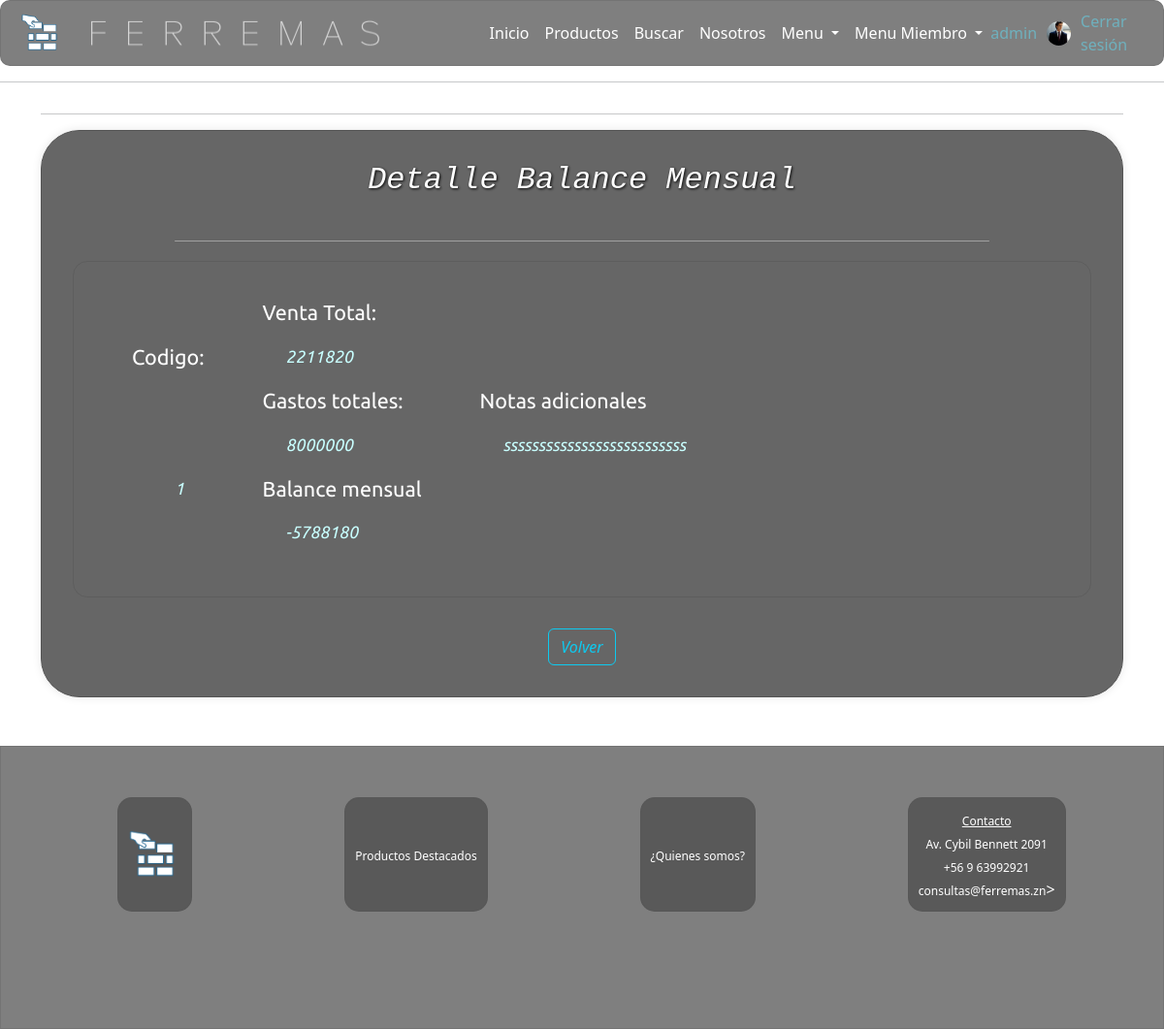
Page /balance/1/ (signed in) on the committed database.
### core/models.py (models this page shows, shortened)
class CustomUser(AbstractUser):
    pic = models.ImageField(upload_to='profile_pics', null=True, blank=True, default='profile_pics/default.png')
    is_staff=models.BooleanField(default=False)
    tipo = models.CharField(max_length=20,
        choices=(
            ('cliente', 'Cliente'),
            ('vendedor', 'Vendedor'),
            ('bodeguero', 'Bodeguero'),
            ('contador', 'Contador'),
            ('administrador', 'Administrador'),
        ),default='Cliente',verbose_name='Tipo')
    bio = models.TextField(verbose_name='biografia', default='', null=True, blank=True)

class BalanceMensual(models.Model):
    id=models.AutoField(primary_key=True, verbose_name='idBalanceMensual')
    fecha=models.DateTimeField(auto_now_add=True, null=True, verbose_name='Fecha')
    totalVentas=models.IntegerField(default=0, null=True, blank=True, editable=False, verbose_name='TotalVentas')
    gastos=models.IntegerField(default=0, null=True, blank=True, editable=True, verbose_name='Gastos')
    BalanceMensual=models.IntegerField(default=0, null=True, blank=True, editable=False, verbose_name='BalanceMensual')
    notas=models.TextField(verbose_name='Notas', null=True, blank=True)

### core/views.py (the view)
# urls.py: path('balance/<int:id>/', views.balance,name="balance"),
def balance(request, id):
    if request.user.is_authenticated:
        balance = get_object_or_404(BalanceMensual, id=id)
    else:
        messages.error(request, "Debes iniciar sesión para ver tus compras.")
        return redirect('index')
    return render(request, 'balance.html', {'bal':balance})

### core/context_processor.py (called while the page is built)
def total_carrito(request):
    total=0
    if request.user.is_authenticated:
        try:
            carrito = request.session['carrito']
            if "carrito" in request.session:
                for key, value in carrito.items():
                    total+=(int(value["precio"]))*(value["cantidad"])
        except:
            total=0
    return {'total_carrito':int(total)}

### core/templates/balance.html
{% extends "base.html" %}
{% load static %}
{% block content %}
<div class="container">
    <hr>
    <div class="admire-container">
        <div class="form-title" style="margin-bottom: 15px;">
            <h2>Detalle Balance Mensual</h2>
        </div>
        <span class="liner"></span>
        {% if user.is_authenticated %}
            <div class="admirePerfil">
                <div class="admirePrl">
                    <p class="pattribute">Codigo: </p>
                    <p class="pvalue">{{bal.id}}</p>
                </div>
                <div class="admirePrl2">
                    <div>
                        <p class="pattribute">Venta Total: </p>
                        <p class="pvalue" >{{bal.totalVentas}}</p>
                    </div>
                    <div>
                        <p class="pattribute">Gastos totales: </p>
                        <p class="pvalue">{{bal.gastos}}</p>
                    </div>
                    <div>
                        <p class="pattribute">Balance mensual</p>
                        <p class="pvalue">{{bal.BalanceMensual}}</p>
                    </div>
                </div>
                <div class="admirePrl2">
                    <div>
                        <p class="pattribute">Notas adicionales</p>
                        <p class="pvalue">{{bal.notas}}</p>
                    </div>
                </div>
            </div>
            <div class="profile-buttons">
                    <a href="{% url 'balances' %}" class="btn btn-outline-info" style="font-size: 2vh;">Volver</a>
            </div>
        {% endif %}
    </div>
</div>
{% endblock %}

### core/templates/menuMiembro.html (shortened to what this page needs)
{% load static %}
<div class="collapse navbar-collapse naz" id="navbarNavDropdown">
    <div>
        <ul class="navbar-nav me-auto mb-2 mb-lg-0">
            <li class="nav-item">
                <a class="nav-link" href="{% url 'index' %}">Inicio</a>
            </li>
            <li class="nav-item">
                <a class="nav-link" href="{% url 'products' %}">Productos</a>
            </li>
            <li class="nav-item">
                <a  class="nav-link" href="{% url 'buscar' %}">Buscar</a>
            </li>
            <li class="nav-item">
                <a  class="nav-link" href="{% url 'nosotros' %}">Nosotros</a>
            </li>
            {% if user.is_authenticated %}
                <li class="nav-item dropdown">
                    <a class="nav-link dropdown-toggle" href="#" role="button" data-bs-toggle="dropdown" aria-expanded="false">Menu
                    </a>
                </li>
                {% if user.is_staff %}
                    <li class="nav-item dropdown">
                        <a class="nav-link dropdown-toggle" href="#" role="button" data-bs-toggle="dropdown" aria-expanded="false">Menu Miembro
                        </a>
                    </li>
                {% endif %}
            {% endif %}
        </ul>
    </div>
    <div class="navbar-right">
        {% if user.is_authenticated %}
            <div class="boxes">
                <a href="{% url 'profile' %}" class="nav-link" >{{ user.username }}</a>
            </div>
            <a href="{% url 'profile' %}" class="nav-link"><img class="pic-user" src="{{user.pic.url}}" alt="imgGC" title="Click para ver tu Perfil"></a>
            <div class="boxes">
                <a href="{% url 'cerrar' %}" class="navbar-item" id="#">Cerrar sesión</a>
            </div>
        {% else %}
            <img src="{% static 'assets/icons/tea.png' %}" alt="imgGC">
            <div class="boxes">
                <a href="{% url 'login' %}" id="userGC">Iniciar sesion</a>
            </div>
        {% endif %}
    </div>
</div>

### core/static/css/mystyles.css (style rules this page uses)
body { background-image: url("../assets/img/fondo.png"); background-repeat: no-repeat; background-position: center; background-attachment: fixed; background-size: cover; display: flex; flex-direction: column; font-family: 'Ubuntu', "times new roman", times, roman, serif; }
.fade-in { animation: fadeIn 1s; -webkit-animation: fadeIn 1s; -moz-animation: fadeIn 1s; -o-animation: fadeIn 1s; -ms-animation: fadeIn 1s; }
.naz { display: flex; justify-content: space-between; align-items: center; padding-left: 10vh !important; }
.nav-item a { color: white; text-decoration:none; font-size: 2vh; }
.form-title { text-align: center; font-style: italic; color: rgb(255, 255, 255); text-shadow: 1px 1px 3px rgb(5, 5, 5); font-family: 'Courier New', Courier, monospace; }
.btn-outline-info, .btn-outline-warning, .btn-outline-danger { font-size: 2vh; font-style: italic; }
.liner { background-color: rgba(255, 255, 255, 0.384); width: 80%; height: 1px; border-radius: 1px; display: block; margin: 0 auto; margin-top: 20px; margin-bottom: 20px; }
.admire-container { display:flex; flex-direction: column; justify-content: space-around; padding: 4vh; border-radius: 40px; border: 1px solid #555; box-shadow: 0 0 10px rgba(0, 0, 0, 0.1); background-color: rgba(0, 0, 0, 0.6); }
.admirePrl { display: flex; flex-direction: column; align-items: center; justify-content: space-around; padding-left: 2vw; }
.admirePrl2 { display: flex; flex-direction: column; justify-content: space-around; padding-left: 5vw; }
.profile-buttons { display:flex; justify-content: space-around; }
.pic-user { width: 10vw; border-radius: 50%; border:1 px solid rgb(14, 206, 235); margin-bottom: 2vh; }
.pattribute { color:#ffffff; font-size: 2.7vh; }

### rows in the picture
CustomUser: username "admin", pic (picture)
BalanceMensual: id "1", totalVentas "2211820", gastos "8000000", BalanceMensual "-5788180", notas "ssssssssssssssssssssssssss"
